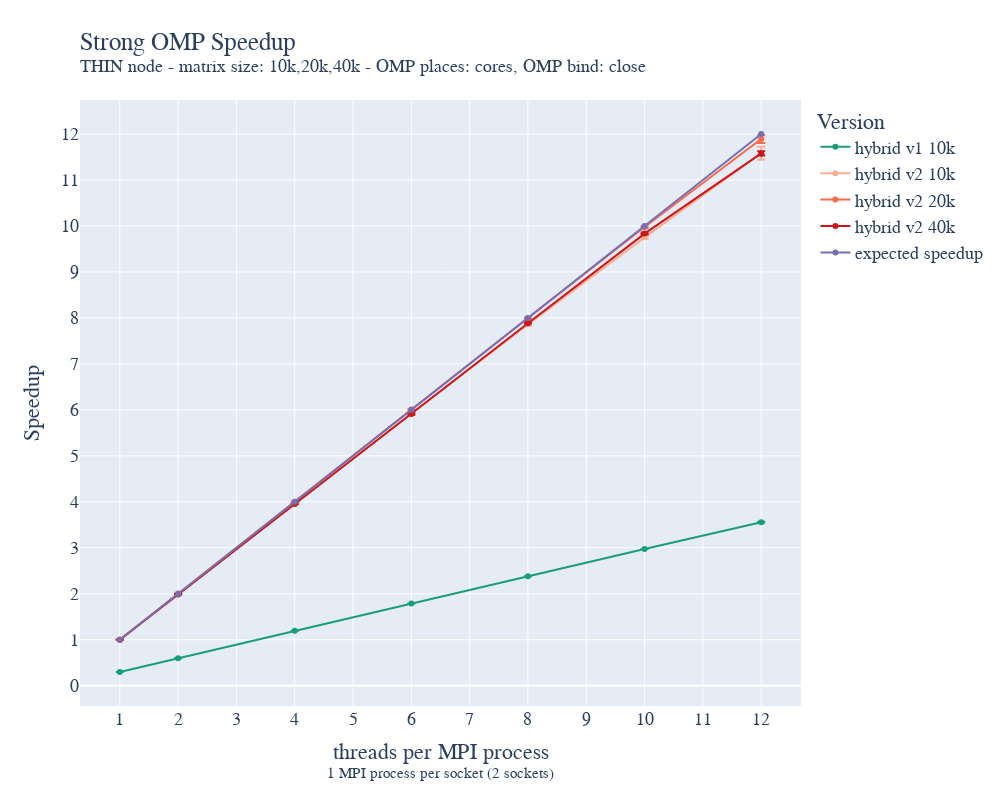

The notebook cell saved with this chart:
### Code cell
strong_OMP_thin_hybrid_static_grid_010k_avg['real_speedup']=strong_OMP_thin_hybrid_static_grid_010k_avg['time']['mean'][7]/strong_OMP_thin_hybrid_static_grid_010k_avg["time"]["mean"]
strong_OMP_thin_hybrid_static_grid_010k_avg['expected_speedup']=strong_OMP_thin_hybrid_static_grid_010k_avg['nthreads_per_process']['mean']
strong_OMP_thin_hybrid_static_grid_010k_avg['speedup_err']=strong_OMP_thin_hybrid_static_grid_010k_avg["time"]["std"]*strong_OMP_thin_hybrid_static_grid_010k_avg['time']['mean'][7]/strong_OMP_thin_hybrid_static_grid_010k_avg["time"]["mean"]**2

strong_OMP_thin_hybrid_static_grid_020k_avg["real_speedup"]=strong_OMP_thin_hybrid_static_grid_020k_avg["time"]["mean"][0]/strong_OMP_thin_hybrid_static_grid_020k_avg["time"]["mean"]
strong_OMP_thin_hybrid_static_grid_020k_avg['speedup_err']=strong_OMP_thin_hybrid_static_grid_020k_avg["time"]["std"]*strong_OMP_thin_hybrid_static_grid_020k_avg['time']['mean'][0]/strong_OMP_thin_hybrid_static_grid_020k_avg["time"]["mean"]**2

strong_OMP_thin_hybrid_static_grid_040k_avg["real_speedup"]=strong_OMP_thin_hybrid_static_grid_040k_avg["time"]["mean"][0]/strong_OMP_thin_hybrid_static_grid_040k_avg["time"]["mean"]
strong_OMP_thin_hybrid_static_grid_040k_avg['speedup_err']=strong_OMP_thin_hybrid_static_grid_040k_avg["time"]["std"]*strong_OMP_thin_hybrid_static_grid_040k_avg['time']['mean'][0]/strong_OMP_thin_hybrid_static_grid_040k_avg["time"]["mean"]**2

fig = go.Figure()
fig.add_trace(go.Scatter(x=strong_OMP_thin_hybrid_static_grid_010k_avg["nthreads_per_process"]["mean"][:7], y=strong_OMP_thin_hybrid_static_grid_010k_avg["real_speedup"][:7], name='hybrid v1 10k',
                         error_y=dict(
                             type="data",
                             array=strong_OMP_thin_hybrid_static_grid_010k_avg["speedup_err"][:7],
                             visible=True)))
fig.add_trace(go.Scatter(x=strong_OMP_thin_hybrid_static_grid_010k_avg["nthreads_per_process"]["mean"][7:], y=strong_OMP_thin_hybrid_static_grid_010k_avg["real_speedup"][7:], name='hybrid v2 10k',
                         error_y=dict(
                             type="data",
                             array=strong_OMP_thin_hybrid_static_grid_010k_avg["speedup_err"][7:],
                             visible=True)))
fig.add_trace(go.Scatter(x=strong_OMP_thin_hybrid_static_grid_020k_avg["nthreads_per_process"]["mean"], y=strong_OMP_thin_hybrid_static_grid_020k_avg["real_speedup"], name='hybrid v2 20k',
                         error_y=dict(
                             type="data",
                             array=strong_OMP_thin_hybrid_static_grid_020k_avg["speedup_err"],
                             visible=True)))
fig.add_trace(go.Scatter(x=strong_OMP_thin_hybrid_static_grid_040k_avg["nthreads_per_process"]["mean"], y=strong_OMP_thin_hybrid_static_grid_040k_avg["real_speedup"], name='hybrid v2 40k',
                         error_y=dict(
                             type="data",
                             array=strong_OMP_thin_hybrid_static_grid_040k_avg["speedup_err"],
                             visible=True)))
fig.add_trace(go.Scatter(x=strong_OMP_thin_hybrid_static_grid_010k_avg["nthreads_per_process"]["mean"][7:], y=strong_OMP_thin_hybrid_static_grid_010k_avg["expected_speedup"][7:], name='expected speedup'))

fig.update_layout(
    title=go.layout.Title(
        text="Strong OMP Speedup<br><sup>THIN node - matrix size: 10k,20k,40k - OMP places: cores, OMP bind: close</sup>",
        xref="paper",
        x=0,
    ),
    xaxis_title="threads per MPI process<br><sup>1 MPI process per socket (2 sockets)</sup>",
    xaxis = dict(
        tickmode = 'linear',
        tick0 = '1',
        dtick = '1'
    ),
    yaxis_title="Speedup",
    yaxis = dict(
        tickmode='linear',
        tick0='1',
        dtick='1'
    ),
    legend_title="Version",
    font=dict(
        family="Courier New, monospace",
        size=18,
    ),
    colorway=["#1b9e77","#fcae91","#fb6a4a","#cb181d","#7570b3"],
    autosize=False,
    width=1000,
    height=800,
)
fig.show()
fig.write_image("/home/andres/hpc/Foundations_of_HPC_2022/Assignment/my_assignment/report/images/strong_OMP_thin_hybrid_speedup.pdf", height=800, width=1000)

### Figure 1 — Plotly figure (JSON) as saved in the notebook; plotly's stock layout.template omitted (floating-point values rounded to 4 significant figures)
{"data": [{"error_y": {"array": [6.055e-05, 0.0001595, 0.0004037, 0.0006443, 0.0004979, 0.0009136, 0.01039], "type": "data", "visible": true}, "name": "hybrid v1 10k", "type": "scatter", "x": [1, 2, 4, 6, 8, 10, 12], "y": [0.2989, 0.598, 1.194, 1.79, 2.383, 2.974, 3.553]}, {"error_y": {"array": [0.003688, 0.01094, 0.007968, 0.01901, 0.02864, 0.03354, 0.1398], "type": "data", "visible": true}, "name": "hybrid v2 10k", "type": "scatter", "x": [1, 2, 4, 6, 8, 10, 12], "y": [1, 1.99, 3.968, 5.915, 7.86, 9.753, 11.58]}, {"error_y": {"array": [0.007604, 0.001578, 0.005313, 0.005725, 0.01199, 0.02424, 0.08739], "type": "data", "visible": true}, "name": "hybrid v2 20k", "type": "scatter", "x": [1, 2, 4, 6, 8, 10, 12], "y": [1, 2.003, 4.002, 6.01, 7.998, 9.978, 11.89]}, {"error_y": {"array": [0.001738, 0.001297, 0.003132, 0.01626, 0.008046, 0.0217, 0.04585], "type": "data", "visible": true}, "name": "hybrid v2 40k", "type": "scatter", "x": [1, 2, 4, 6, 8, 10, 12], "y": [1, 1.986, 3.952, 5.913, 7.886, 9.835, 11.58]}, {"name": "expected speedup", "type": "scatter", "x": [1, 2, 4, 6, 8, 10, 12], "y": [1, 2, 4, 6, 8, 10, 12]}], "layout": {"autosize": false, "colorway": ["#1b9e77", "#fcae91", "#fb6a4a", "#cb181d", "#7570b3"], "font": {"family": "Courier New, monospace", "size": 18}, "height": 800, "legend": {"title": {"text": "Version"}}, "title": {"text": "Strong OMP Speedup<br><sup>THIN node - matrix size: 10k,20k,40k - OMP places: cores, OMP bind: close</sup>", "x": 0, "xref": "paper"}, "width": 1000, "xaxis": {"dtick": "1", "tick0": "1", "tickmode": "linear", "title": {"text": "threads per MPI process<br><sup>1 MPI process per socket (2 sockets)</sup>"}}, "yaxis": {"dtick": "1", "tick0": "1", "tickmode": "linear", "title": {"text": "Speedup"}}}}
